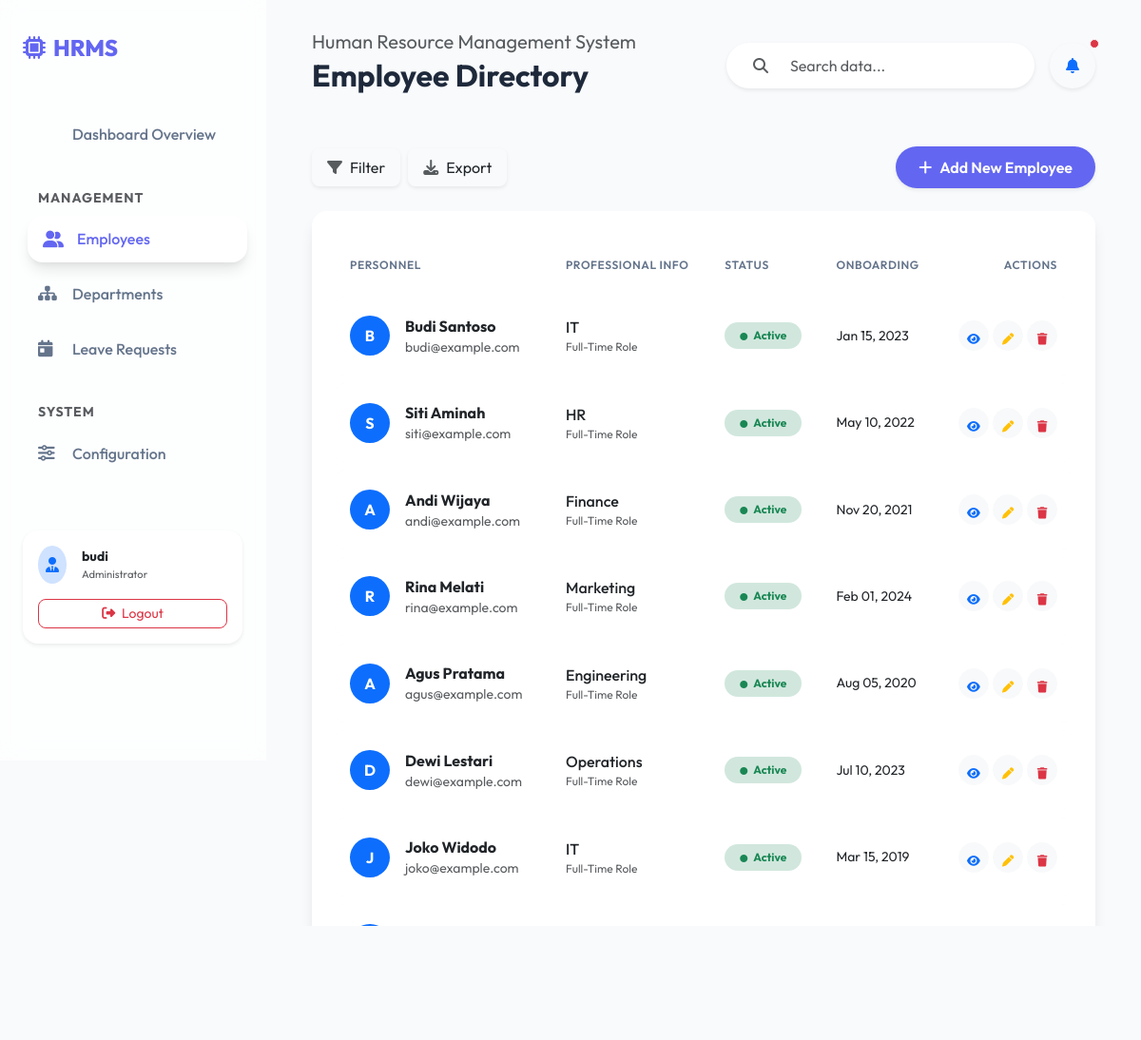
The app's page /employees/ (signed in) with its own data.
### core/models.py (models this page shows, shortened)
class Employee(models.Model):
    STATUS_CHOICES = [
        ('active', 'Active'),
        ('inactive', 'Inactive'),
    ]
    user = models.OneToOneField(User, on_delete=models.CASCADE, null=True, blank=True)
    full_name = models.CharField(max_length=200)
    email = models.EmailField(unique=True)
    phone = models.CharField(max_length=20, blank=True)
    department = models.ForeignKey(Department, on_delete=models.SET_NULL, null=True)
    date_joined = models.DateField()
    status = models.CharField(max_length=10, choices=STATUS_CHOICES, default='active')

class Department(models.Model):
    name = models.CharField(max_length=100)
    description = models.TextField(blank=True)
    class Meta:
        verbose_name_plural = 'Departments'

### core/views.py (the view)
# urls.py: path('employees/', views.EmployeeListView.as_view(), name='employee_list'),
class EmployeeListView(LoginRequiredMixin, ListView):
    model = Employee
    template_name = 'core/employee_list.html'
    context_object_name = 'employees'
    paginate_by = 10
    def get_queryset(self):
        queryset = super().get_queryset()
        q = self.request.GET.get('q')
        dept = self.request.GET.get('dept')
        status = self.request.GET.get('status')
        if q:
            queryset = queryset.filter(
                Q(full_name__icontains=q) |
                Q(email__icontains=q) |
                Q(phone__icontains=q)
            )
        if dept:
            queryset = queryset.filter(department_id=dept)
        if status:
            queryset = queryset.filter(status=status)
        return queryset
    def get_context_data(self, **kwargs):
        context = super().get_context_data(**kwargs)
        context['departments'] = Department.objects.all()
        return context

### templates/core/employee_list.html (shortened to what this page needs)
{% extends 'base.html' %}
{% block page_title %}Employee Directory{% endblock %}
{% block content %}
<div class="d-flex justify-content-between align-items-center mb-4">
    <div class="d-flex gap-2">
        <div class="dropdown">
            <button class="btn btn-white shadow-sm rounded-3 px-3 py-2 border-0" data-bs-toggle="dropdown" aria-expanded="false">
                <i class="fas fa-filter text-muted me-2"></i>Filter
            </button>
        </div>
        <a href="{% url 'core:export_employees_csv' %}?q={{ request.GET.q }}&dept={{ request.GET.dept }}&status={{ request.GET.status }}" class="btn btn-white shadow-sm rounded-3 px-3 py-2 border-0">
            <i class="fas fa-download text-muted me-2"></i>Export
        </a>
    </div>
    <a href="/admin/core/employee/add/" class="btn btn-primary rounded-pill px-4 shadow-sm">
        <i class="fas fa-plus me-2"></i>Add New Employee
    </a>
</div>
<div class="table-container animate-fade-in">
    <table class="table align-middle mb-0">
        <thead>
            <tr>
                <th>Personnel</th>
                <th>Professional Info</th>
                <th>Status</th>
                <th>Onboarding</th>
                <th class="text-end">Actions</th>
            </tr>
        </thead>
        <tbody>
            {% for employee in employees %}
            <tr>
                <td>
                    <div class="d-flex align-items-center">
                        <div class="bg-primary text-white rounded-circle d-flex align-items-center justify-content-center me-3" style="width: 42px; height: 42px; font-weight: 700;">
                            {{ employee.full_name|slice:":1" }}
                        </div>
                        <div>
                            <div class="fw-bold text-dark">{{ employee.full_name }}</div>
                            <div class="text-muted small">{{ employee.email }}</div>
                        </div>
                    </div>
                </td>
                <td>
                    <div class="fw-medium text-dark">{{ employee.department.name|default:"Unassigned" }}</div>
                    <div class="text-muted smaller" style="font-size: 0.75rem;">Full-Time Role</div>
                </td>
                <td>
                    <span class="badge rounded-pill {% if employee.status == 'active' %}bg-success-subtle text-success{% else %}bg-secondary-subtle text-secondary{% endif %} px-3 py-2">
                        <i class="fas fa-circle me-1" style="font-size: 0.5rem;"></i>
                        {{ employee.get_status_display }}
                    </span>
                </td>
                <td>
                    <div class="text-dark small">{{ employee.date_joined|date:"M d, Y" }}</div>
                </td>
                <td class="text-end">
                    <div class="d-flex justify-content-end gap-1">
                        <button class="btn btn-light btn-sm rounded-circle p-2" title="View Profile" style="width: 32px; height: 32px;">
                            <i class="fas fa-eye text-primary small"></i>
                        </button>
                        <button class="btn btn-light btn-sm rounded-circle p-2" title="Edit Contact" style="width: 32px; height: 32px;">
                            <i class="fas fa-pen text-warning small"></i>
                        </button>
                        <button class="btn btn-light btn-sm rounded-circle p-2" title="Terminate" style="width: 32px; height: 32px;">
                            <i class="fas fa-trash text-danger small"></i>
                        </button>
                    </div>
                </td>
            </tr>
            {% endfor %}
        </tbody>
    </table>
</div>
{% endblock %}

### templates/base.html (shortened to what this page needs)
{% load static %}
<!doctype html>
<html lang="en">
  <head>
    <link href="https://cdn.jsdelivr.net/npm/bootstrap@5.3.3/dist/css/bootstrap.min.css" rel="stylesheet" />
    <link href="https://cdnjs.cloudflare.com/ajax/libs/font-awesome/6.5.1/css/all.min.css" rel="stylesheet" />
    <link rel="stylesheet" href="{% static 'css/modern.css' %}" />
  </head>
  <body>
    <nav class="sidebar">
      <a href="{% url 'core:dashboard' %}" class="sidebar-logo">
        <i class="fas fa-microchip me-2"></i>
        <span>HRMS</span>
      </a>
      <div class="nav flex-column mt-4">
        <a class="nav-link {% if request.resolver_match.url_name == 'dashboard' %}active{% endif %}" href="{% url 'core:dashboard' %}">
           Dashboard Overview
        </a>
        <div class="text-uppercase text-muted small fw-bold mt-4 mb-2 ps-3" style="letter-spacing: 1px;">Management</div>
        <a class="nav-link {% if request.resolver_match.url_name == 'employee_list' %}active{% endif %}" href="{% url 'core:employee_list' %}">
          <i class="fas fa-user-group"></i> Employees
        </a>
        <a class="nav-link {% if request.resolver_match.url_name == 'department_list' %}active{% endif %}" href="{% url 'core:department_list' %}">
          <i class="fas fa-sitemap"></i> Departments
        </a>
        <a class="nav-link {% if request.resolver_match.app_name == 'leaves' %}active{% endif %}" href="{% url 'leaves:leave_list' %}">
          <i class="fas fa-calendar-day"></i> Leave Requests
        </a>
        <div class="text-uppercase text-muted small fw-bold mt-4 mb-2 ps-3" style="letter-spacing: 1px;">System</div>
        <a class="nav-link" href="/admin/">
          <i class="fas fa-sliders-h"></i> Configuration
        </a>
      </div>
      <div class="mt-auto pt-5">
        {% if user.is_authenticated %}
        <div class="card bg-white border-0 shadow-sm p-3 rounded-4">
          <div class="d-flex align-items-center">
            <div class="bg-primary-subtle text-primary rounded-circle p-2 me-3">
              <i class="fas fa-user-tie"></i>
            </div>
            <div class="overflow-hidden">
              <div class="fw-bold text-truncate small">{{ user.username }}</div>
              <div class="text-muted smaller" style="font-size: 0.7rem;">Administrator</div>
            </div>
          </div>
          <a href="{% url 'logout' %}" class="btn btn-sm btn-outline-danger w-100 mt-3 rounded-3">
            <i class="fas fa-sign-out-alt me-1"></i> Logout
          </a>
        </div>
        {% else %}
        <a href="{% url 'login' %}" class="btn btn-primary w-100 rounded-pill">
          <i class="fas fa-sign-in-alt me-2"></i> Login
        </a>
        {% endif %}
      </div>
    </nav>
    <main>
      <header class="d-flex justify-content-between align-items-center mb-5 animate-fade-in" style="position: relative; z-index: 1050;">
        <div>
          <h5 class="text-muted fw-normal mb-1">Human Resource Management System</h5>
          <h2 class="fw-bold">{% block page_title %}Dashboard{% endblock %}</h2>
        </div>
        <div class="d-flex gap-3">
          <form method="GET" action="" class="input-group bg-white rounded-pill shadow-sm px-3 py-1 border-0">
            <span class="input-group-text bg-transparent border-0"><i class="fas fa-search text-muted"></i></span>
            <input type="text" name="q" class="form-control bg-transparent border-0" placeholder="Search data..." value="{{ request.GET.q }}">
          </form>
          <div class="dropdown">
            <button class="btn btn-white shadow-sm rounded-circle p-3 d-flex align-items-center justify-content-center position-relative" style="width: 48px; height: 48px;" data-bs-toggle="dropdown" aria-expanded="false">
              <i class="fas fa-bell text-primary"></i>
              <span class="position-absolute top-0 start-100 translate-middle p-1 bg-danger border border-light rounded-circle">
              </span>
            </button>
          </div>
        </div>
      </header>
      <div class="content card-container animate-fade-in" style="animation-delay: 0.1s;">
        {% block content %}{% endblock %}
      </div>
    </main>
  </body>
</html>

### static/css/modern.css (style rules this page uses)
:root { --primary: #6366f1; --primary-hover: #4f46e5; --secondary: #a855f7; --accent: #f43f5e; --bg-main: #f8fafc; --bg-card: rgba(255, 255, 255, 0.8); --text-main: #1e293b; --text-muted: #64748b; --sidebar-width: 280px; --glass-bg: rgba(255, 255, 255, 0.7); --glass-border: rgba(255, 255, 255, 0.3); --radius: 16px; --shadow: 0 10px 15px -3px rgba(0, 0, 0, 0.1), 0 4px 6px -2px rgba(0, 0, 0, 0.05); }
body { font-family: 'Outfit', 'Inter', sans-serif; background-color: var(--bg-main); color: var(--text-main); overflow-x: hidden; }
.sidebar { width: var(--sidebar-width); height: 100vh; position: fixed; left: 0; top: 0; background: var(--glass-bg); backdrop-filter: blur(12px); -webkit-backdrop-filter: blur(12px); border-right: 1px solid var(--glass-border); padding: 2rem 1.5rem; z-index: 1000; transition: all 0.3s cubic-bezier(0.4, 0, 0.2, 1); }
.sidebar-logo { font-size: 1.5rem; font-weight: 800; color: var(--primary); display: flex; align-items: center; margin-bottom: 3rem; text-decoration: none; }
.nav-link { color: var(--text-muted); font-weight: 500; padding: 0.8rem 1rem; border-radius: var(--radius); margin-bottom: 0.5rem; transition: all 0.2s ease; display: flex; align-items: center; }
.nav-link:hover, .nav-link.active { background: white; color: var(--primary); box-shadow: var(--shadow); transform: translateX(5px); }
.nav-link i { width: 24px; font-size: 1.1rem; margin-right: 12px; }
main { margin-left: var(--sidebar-width); padding: 2rem 3rem; min-height: 100vh; }
.card { background: var(--glass-bg); backdrop-filter: blur(8px); border: 1px solid var(--glass-border); border-radius: var(--radius); box-shadow: var(--shadow); transition: transform 0.3s ease, box-shadow 0.3s ease; overflow: hidden; }
.table-container { background: white; border-radius: var(--radius); padding: 1.5rem; box-shadow: var(--shadow); overflow: hidden; }
.table { width: 100%; border-collapse: separate; border-spacing: 0 0.5rem; }
.table thead th { background: transparent; color: var(--text-muted); font-weight: 600; text-transform: uppercase; font-size: 0.75rem; letter-spacing: 0.05em; border: none; padding: 1rem; }
.table tbody tr { background: #f8fafc; border-radius: 12px; transition: all 0.2s ease; }
.table td { padding: 1.2rem 1rem; border: none; vertical-align: middle; }
.table td:first-child { border-radius: 12px 0 0 12px; }
.table td:last-child { border-radius: 0 12px 12px 0; }
.btn-primary { background: var(--primary); border: none; padding: 0.6rem 1.5rem; border-radius: 10px; font-weight: 600; transition: all 0.2s ease; }
.animate-fade-in { animation: fadeIn 0.5s ease forwards; }

### records on screen
Employee: full_name "B", full_name "Budi Santoso", email "budi@example.com", department.name "IT", status "Active", date_joined "Jan 15, 2023"
Employee: full_name "S", full_name "Siti Aminah", email "siti@example.com", department.name "HR", status "Active", date_joined "May 10, 2022"
Employee: full_name "A", full_name "Andi Wijaya", email "andi@example.com", department.name "Finance", status "Active", date_joined "Nov 20, 2021"
Employee: full_name "R", full_name "Rina Melati", email "rina@example.com", department.name "Marketing", status "Active", date_joined "Feb 01, 2024"
Employee: full_name "A", full_name "Agus Pratama", email "agus@example.com", department.name "Engineering", status "Active", date_joined "Aug 05, 2020"
Employee: full_name "D", full_name "Dewi Lestari", email "dewi@example.com", department.name "Operations", status "Active", date_joined "Jul 10, 2023"
Employee: full_name "J", full_name "Joko Widodo", email "joko@example.com", department.name "IT", status "Active", date_joined "Mar 15, 2019"

### other values on screen
{{ user.username }} "budi"
